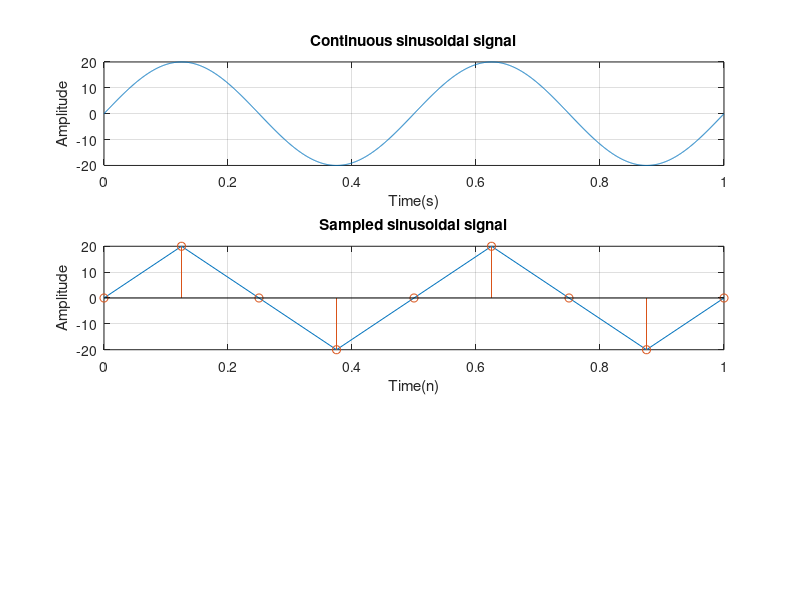

Write the MATLAB code that produced this figure.
clc;
clear all;
close all;

t = 0:0.0005:1; #Defining the signal duration for ploting
f = 2; #Sin wave frequency = 2Hz
a = 20; #Sin wave amplitude
analogSignal = a*sin(2*pi*f*t);
subplot(3, 1, 1);
plot(t, analogSignal);
#axis([0 t(end) -a-1 a+1]);
grid on;
title('Continuous sinusoidal signal');
xlabel('Time(s)');
ylabel('Amplitude');

fs = 8; #Sampling frequency = 8Hz
ts = 0:1/fs:1; #Time index
sampledSignal = a*sin(2*pi*f*ts);
subplot(3, 1, 2);
plot(ts, sampledSignal);
#axis([0 t(end) -a-1 a+1]);
grid on;
hold on;
stem(ts, sampledSignal);
title('Sampled sinusoidal signal');
xlabel('Time(n)');
ylabel('Amplitude');



